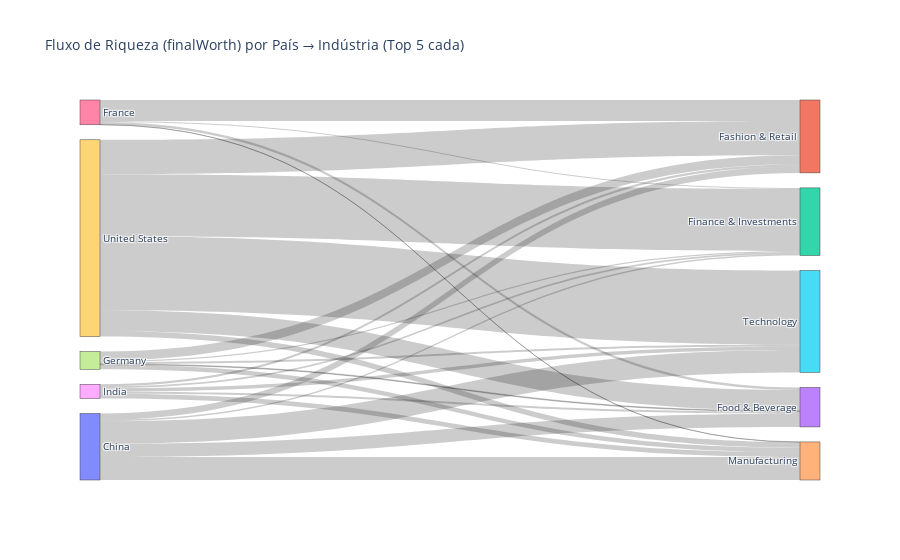

Here is the notebook cell this chart was saved with:
### Code cell
import pandas as pd
import plotly.graph_objects as go


# Seleciona colunas e agregações:
# Top 5 países por soma de patrimônio e top 5 indústrias
top_countries = df.groupby('country')['finalWorth'].sum().nlargest(5).index.tolist()
top_industries = df.groupby('industries')['finalWorth'].sum().nlargest(5).index.tolist()

# Agrupa fluxos entre esses países e indústrias
flow = (
    df[df['country'].isin(top_countries) & df['industries'].isin(top_industries)]
    .groupby(['country', 'industries'])['finalWorth']
    .sum()
    .reset_index(name='totalWorth')
)

# Prepara labels únicos
labels = list(pd.unique(flow[['country', 'industries']].values.ravel()))

# Mapeia fontes e destinos para índices
source_indices = flow['country'].apply(lambda x: labels.index(x))
target_indices = flow['industries'].apply(lambda x: labels.index(x))
values = flow['totalWorth']

# Cria o diagrama Sankey
fig = go.Figure(go.Sankey(
    arrangement="snap",
    node=dict(label=labels, pad=15, thickness=20),
    link=dict(source=source_indices, target=target_indices, value=values)
))

fig.update_layout(
    title_text="Fluxo de Riqueza (finalWorth) por País → Indústria (Top 5 cada)",
    font_size=10
)

### Figure 1 — Plotly figure (JSON) as saved in the notebook; plotly's stock layout.template omitted (floating-point values rounded to 4 significant figures)
{"data": [{"arrangement": "snap", "link": {"source": [0, 0, 0, 0, 0, 6, 6, 6, 6, 7, 7, 7, 7, 7, 8, 8, 8, 8, 8, 9, 9, 9, 9, 9], "target": [1, 2, 3, 4, 5, 1, 2, 3, 4, 1, 2, 3, 4, 5, 1, 2, 3, 4, 5, 1, 2, 3, 4, 5], "value": [101600, 25500, 214800, 373200, 361700, 338100, 16800, 43000, 3100, 144900, 23300, 13000, 72800, 31300, 37300, 25500, 32600, 76200, 58400, 557600, 1003500, 336300, 90700, 1197400]}, "node": {"label": ["China", "Fashion & Retail", "Finance & Investments", "Food & Beverage", "Manufacturing", "Technology", "France", "Germany", "India", "United States"], "pad": 15, "thickness": 20}, "type": "sankey"}], "layout": {"font": {"size": 10}, "title": {"text": "Fluxo de Riqueza (finalWorth) por País → Indústria (Top 5 cada)"}}}
